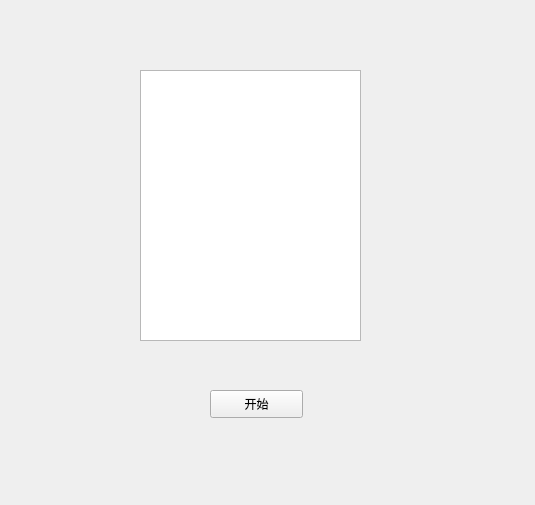
<?xml version="1.0" encoding="UTF-8"?>
<ui version="4.0">
 <class>MainWindow</class>
 <widget class="QMainWindow" name="MainWindow">
  <property name="geometry">
   <rect>
    <x>0</x>
    <y>0</y>
    <width>535</width>
    <height>505</height>
   </rect>
  </property>
  <property name="windowTitle">
   <string>MainWindow</string>
  </property>
  <widget class="QWidget" name="centralwidget">
   <widget class="QWidget" name="widget" native="true">
    <property name="geometry">
     <rect>
      <x>90</x>
      <y>30</y>
      <width>351</width>
      <height>451</height>
     </rect>
    </property>
    <widget class="QPushButton" name="pushButton">
     <property name="geometry">
      <rect>
       <x>120</x>
       <y>360</y>
       <width>93</width>
       <height>28</height>
      </rect>
     </property>
     <property name="text">
      <string>开始</string>
     </property>
    </widget>
    <widget class="QListWidget" name="listWidget">
     <property name="geometry">
      <rect>
       <x>50</x>
       <y>40</y>
       <width>221</width>
       <height>271</height>
      </rect>
     </property>
    </widget>
   </widget>
  </widget>
 </widget>
 <resources/>
 <connections/>
</ui>
